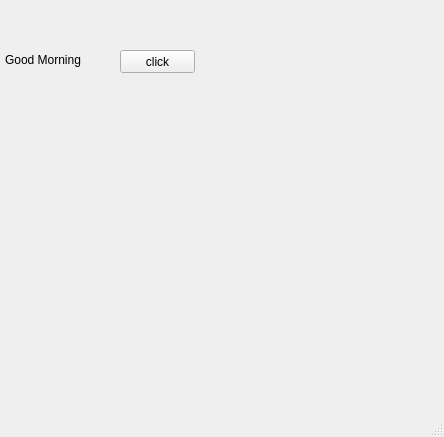
<?xml version="1.0" encoding="UTF-8"?>
<ui version="4.0">
 <class>MainWindow</class>
 <widget class="QMainWindow" name="MainWindow">
  <property name="geometry">
   <rect>
    <x>0</x>
    <y>0</y>
    <width>444</width>
    <height>437</height>
   </rect>
  </property>
  <property name="windowTitle">
   <string>MainWindow</string>
  </property>
  <widget class="QWidget" name="centralwidget">
   <widget class="QLabel" name="lbl">
    <property name="geometry">
     <rect>
      <x>5</x>
      <y>50</y>
      <width>91</width>
      <height>20</height>
     </rect>
    </property>
    <property name="text">
     <string>Good Morning</string>
    </property>
   </widget>
   <widget class="QPushButton" name="pb">
    <property name="geometry">
     <rect>
      <x>120</x>
      <y>50</y>
      <width>75</width>
      <height>23</height>
     </rect>
    </property>
    <property name="text">
     <string>click</string>
    </property>
   </widget>
  </widget>
  <widget class="QMenuBar" name="menubar">
   <property name="geometry">
    <rect>
     <x>0</x>
     <y>0</y>
     <width>444</width>
     <height>21</height>
    </rect>
   </property>
  </widget>
  <widget class="QStatusBar" name="statusbar"/>
 </widget>
 <resources/>
 <connections/>
</ui>
